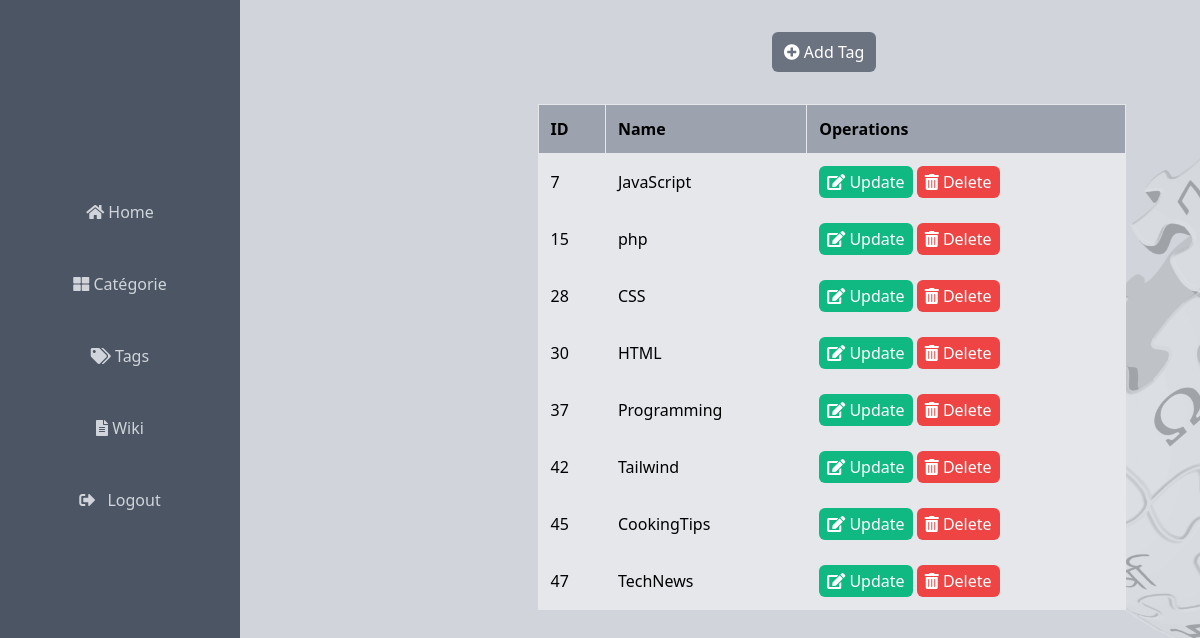
Page /views/tags.php on the committed database.
### tables this page shows
CREATE TABLE `tags` (
  `idTag` int NOT NULL,
  `nameTag` varchar(255) DEFAULT NULL
);

### config/config.php (called while the page is built, shortened)
<?php
class Database {
    private static $instance;
    private $connection;
    private function __construct() {
        $this->connection = new PDO("mysql:host=localhost;dbname=wiki", "root","");
        $this->connection->setAttribute(PDO::ATTR_ERRMODE, PDO::ERRMODE_EXCEPTION);
    }
    public static function getInstance() {
        if (!self::$instance) {
            self::$instance = new Database();
        }
        return self::$instance;
    }
    public function getConnection() {
        return $this->connection;
    }
}

### Models/Admin.php (called while the page is built, shortened)
<?php
require_once '../config/config.php';
        class TagsModel{
            private $connection;
            public function __construct() {
                $this->connection = Database::getInstance()->getConnection();
            }
        public function getAllTags() {
            try {
                $query = "SELECT nameTag,idTag FROM tags";
                $stmt = $this->connection->prepare($query);
                $stmt->execute();
                return $stmt->fetchAll(PDO::FETCH_OBJ);
            } catch (PDOException $e) {
                echo $e->getMessage();
                return false;
            }
        }
    }

### views/tags.php (the view, shortened to what this page needs)
<?php
$tagObj  = new TagsModel();
$tags = $tagObj->getAllTags();
?>
<!DOCTYPE html>
<html lang="en">
<head>
    <link href="https://cdn.jsdelivr.net/npm/tailwindcss@2.2.19/dist/tailwind.min.css" rel="stylesheet">
    <link rel="stylesheet" href="https://cdnjs.cloudflare.com/ajax/libs/font-awesome/5.15.3/css/all.min.css">
    <link rel="stylesheet" href="../public/css/style.css">
</head>
<body class="bg-no-repeat bg-right bg-fixed bg-gray-300 overflow-hidden" style="background-image: url('../public/image/wikiii.png'); background-size: contain;">
    <div class="flex space-x-56">
        <div class="w-72 h-screen bg-gray-600 p-4">
            <a href="admin.php">
                <button class="bg-transparent w-52 text-gray-300 py-6 px-4 mt-40 rounded hover:bg-black transition duration-300">
                    <i class="fas fa-home"></i> Home
                </button>
            </a><br>
            <a href="catégories.php">
                <button class="bg-transparent w-52 text-gray-300 py-6 px-4 rounded hover:bg-black transition duration-300">
                    <i class="fas fa-th-large"></i> Catégorie
                </button>
            </a><br>
            <a href="tags.php">
                <button class="bg-transparent w-52 text-gray-300 py-6 px-4 rounded hover:bg-black transition duration-300">
                    <i class="fas fa-tags"></i> Tags
                </button>
            </a><br>
            <a href="wiki.php">
                <button class="bg-transparent w-52 text-gray-300 py-6 px-4 rounded hover:bg-black transition duration-300">
                    <i class="fas fa-file-alt"></i> Wiki
                </button>
            </a>
            <form action="" method="post" id="logoutForm">
                <button type="submit" class="bg-transparent w-52 text-gray-300 py-6 px-4 rounded hover:bg-black transition duration-300">
                    <i class="fas fa-sign-out-alt mr-2"></i> Logout
                </button>
            </form>
        </div>
        <div class="flex flex-col w-full md:w-4/5 overflow-x-auto">
            <?php if ($tags): ?>
                <table class="mx-auto my-8 w-full md:w-4/5 bg-gray-200 border border-collapse border-gray-300 ">
                    <thead>
                        <tr class="bg-gray-400">
                            <th class="border p-3 text-left">ID</th>
                            <th class="border p-3 text-left">Name</th>
                            <th class="border p-3 text-left">Operations</th>
                        </tr>
                    </thead>
                    <tbody>
                    <div class="flex flex-col items-center mt-8">
                <button onclick="showAddTagPopup()" class="bg-gray-500 text-white py-2 px-3  mr-4 rounded-md hover:bg-gray-700">
                    <i class="fas fa-plus-circle"></i> Add Tag
                </button>
            </div>
                        <?php for ($i = 0; $i < count($tags); $i++): ?>
                            <tr class="hover:bg-gray-100">
                                <td class="border p-3"><?php echo isset($tags[$i]->idTag) ? $tags[$i]->idTag : ''; ?></td>
                                <td class="border p-3"><?php echo isset($tags[$i]->nameTag) ? $tags[$i]->nameTag : ''; ?></td>
                                <td class="border p-3">
                                    <button onclick="showEditTagPopup(<?php echo isset($tags[$i]->idTag) ? $tags[$i]->idTag : ''; ?>, '<?php echo isset($tags[$i]->nameTag) ? $tags[$i]->nameTag : ''; ?>')" class="bg-green-500 text-white py-1 px-2 rounded-md hover:bg-green-600">
                                        <i class="fas fa-edit"></i> Update
                                    </button>
                                    <button onclick="deleteTag(<?php echo isset($tags[$i]->idTag) ? $tags[$i]->idTag : ''; ?>)" class="bg-red-500 text-white py-1 px-2 rounded-md hover:bg-red-600">
                                        <i class="fas fa-trash-alt"></i> Delete
                                    </button>
                                </td>
                            </tr>
                        <?php endfor; ?>
                    </tbody>
                </table>
            <?php else: ?>
                <p>No tags available.</p>
            <?php endif; ?>
        </div>
    </div>
</body>
</html>

### rows in the picture
tags: idTag "7", nameTag "JavaScript"
tags: idTag "15", nameTag "php"
tags: idTag "28", nameTag "CSS"
tags: idTag "30", nameTag "HTML"
tags: idTag "37", nameTag "Programming"
tags: idTag "42", nameTag "Tailwind"
tags: idTag "45", nameTag "CookingTips"
tags: idTag "47", nameTag "TechNews"
